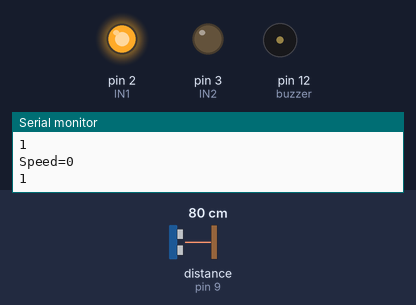
Bench run of a sketch on a simulated Arduino Uno, built with avr-gcc and run on an emulated ATmega328P. Shown: output pins drawn as LEDs (lit = HIGH), buzzer (waves = sounding, pin HIGH), the last lines printed to the serial monitor. Wiring (inferred from the names in the program): ultrasonic range finder: trigger pin 8; echo pin 9. The inputs (shaded band) are chosen by the test bench; at power-on: distance to the obstacle (sensor on pin 9) 80 cm. The echo pulse lasts 58.3 µs per cm; pins used as bus, display or sensor lines are not drawn.

Above: at 1.2 s.
1.3 s: distance to the obstacle (sensor on pin 9) set to 4 cm
At 1.52 s:
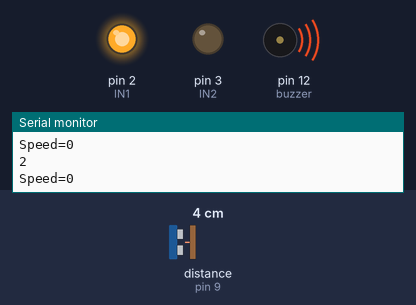
At 2.7 s:
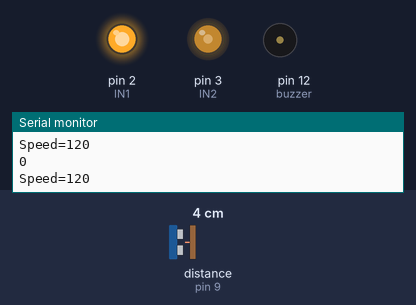
4.3 s: distance to the obstacle (sensor on pin 9) set to 299 cm
At 6.5 s:
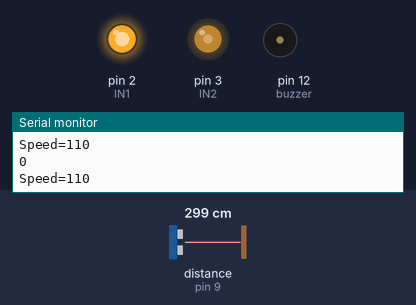
Timing chart, 0 to 9.5 s (numbered marks = the images above; inputs shaded):
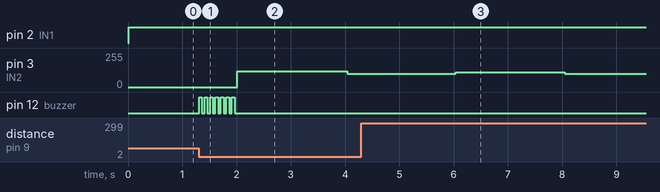

The sketch:

PLAYER1.ino
```cpp
const int IN1 = 2;//define pin 2 for A1A
const int IN2 = 3;//define pin 3 for A1B
int inputPin = 9; // signal receiver pin ECHO to D9
int outputPin = 8; // signal transmitter pin TRIG to D8
int myspeed = 0;
int olddistance = 0;
int steps = 0;
int buzzer = 12;
unsigned long current_millis;
unsigned long prev_millis;


void setup()
{
  Serial.begin(9600);
  pinMode(inputPin, INPUT);
  pinMode(outputPin, OUTPUT);
  digitalWrite(outputPin, LOW);
  delayMicroseconds(2);
  digitalWrite(outputPin, HIGH);
  delayMicroseconds(10);
  digitalWrite(outputPin, LOW);
  olddistance = pulseIn(inputPin, HIGH);
  pinMode(IN1, OUTPUT);
  pinMode(IN2, OUTPUT);
  pinMode(buzzer,OUTPUT);// buzzer pin  mode for buzzer
  //delay(500);

}
void loop()
{
  digitalWrite(outputPin, LOW);
  delayMicroseconds(2);
  digitalWrite(outputPin, HIGH);
  delayMicroseconds(10);
  digitalWrite(outputPin, LOW);
  int distance = pulseIn(inputPin, HIGH);
  distance = distance / 58;// calculating the ultrasonic sensor
  int diff = abs(distance - olddistance);


  current_millis = millis();
  if (millis() - prev_millis >= 2000) {
    prev_millis = millis();
    myspeed = 100 + steps * 10;
    if (myspeed > 255) myspeed = 255;
    if (myspeed < 100) myspeed = 100;

    steps = 0;
  }
  if (diff > 70) {
    //Serial.println(diff);
    olddistance = distance;
    steps++;
  }
  if (steps > 1){
    digitalWrite(buzzer,HIGH);
    delay(50);
    digitalWrite(buzzer,LOW);
    delay(50);
  }
  //delay(10);
  Serial.print("Speed=");
  Serial.print(myspeed);
  Serial.println(" ");
  Serial.println(steps);
  digitalWrite(IN1, HIGH);
  digitalWrite(4, LOW);
  analogWrite(IN2, myspeed);
  //delay(100);
  // Serial.print("Speed=");
  //Serial.print(myspeed);
  // Serial.println(" ");
  //digitalWrite(IN1, HIGH);
  //digitalWrite(4, LOW);
  //analogWrite(IN2, 240);
  //delay(100);
}
```

Measured:
- after the input at 1.3 s, pin 12 (buzzer): alternates HIGH for 0.05 s and LOW for 0.05 s, 14 changes in all, then stays LOW, starting at once
- after the input at 4.3 s, pin 3 (IN2): 100/255 → 110/255 after 1.7 s, → 100/255 2.0 s later
